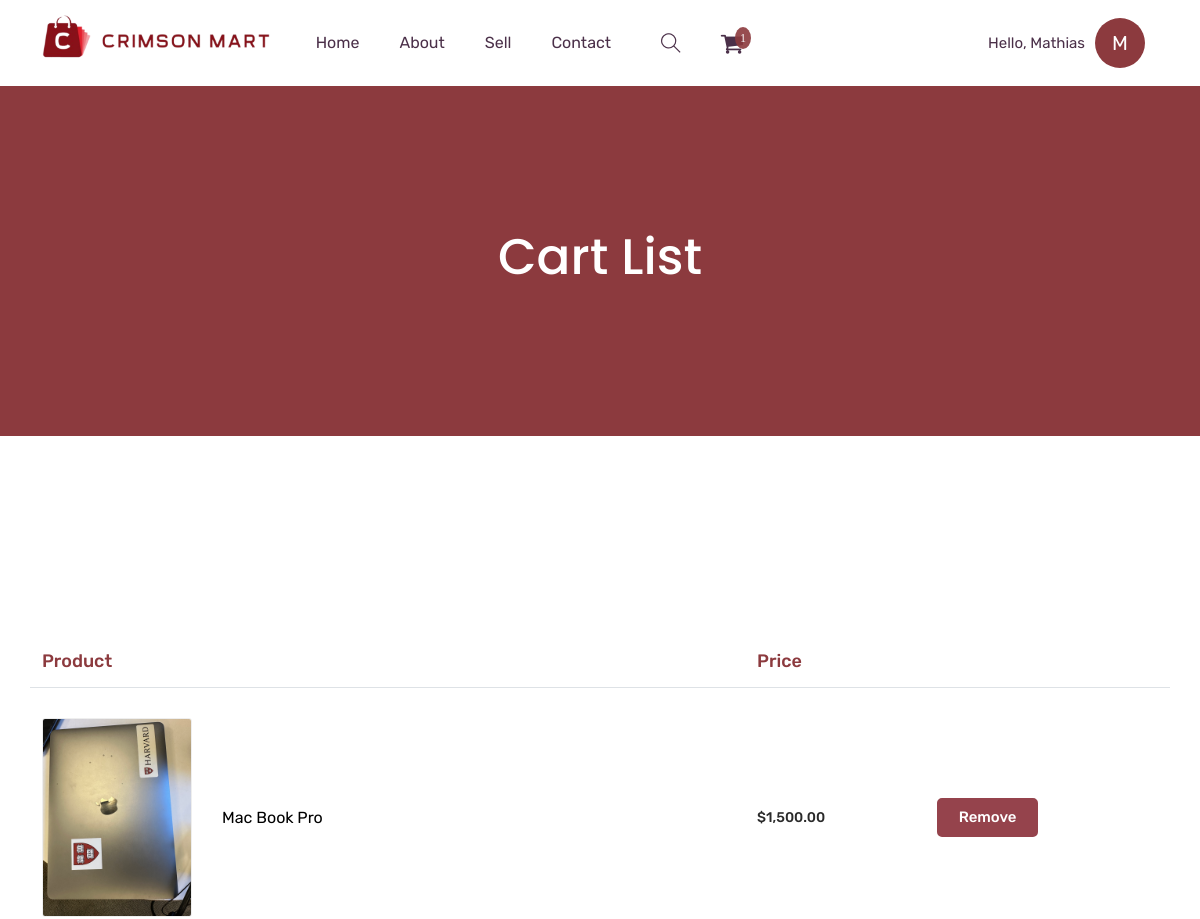
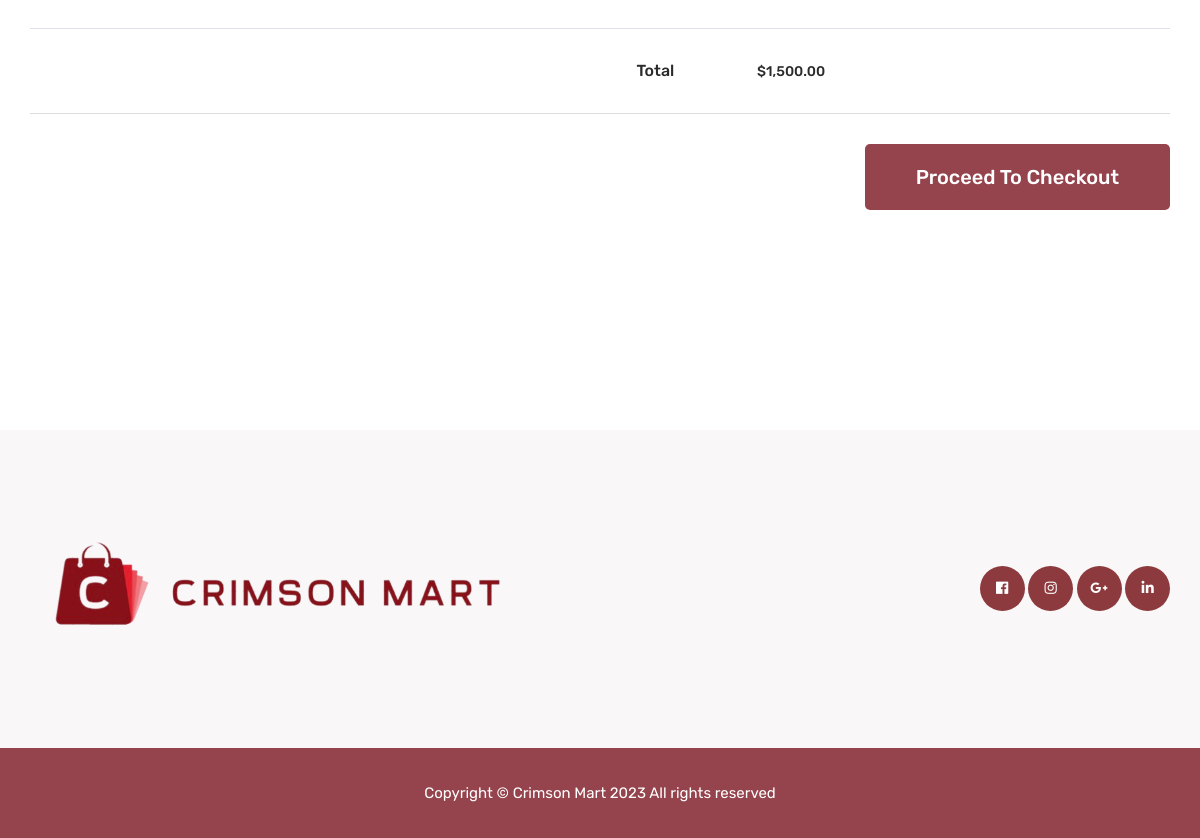
The app's page /cart (signed in) with its own data (2 pictures, top to bottom).
### tables this page shows
CREATE TABLE users (
    id INTEGER PRIMARY KEY,
    first_name TEXT,
    last_name TEXT,
    username TEXT,
    password TEXT,
    email TEXT
, 'number' INTEGER);

CREATE TABLE 'cart' ('id' INTEGER PRIMARY KEY AUTOINCREMENT NOT NULL, 'product_id' INTEGER, 'product_name' TEXT, 'product_image' TEXT, 'product_price' INTEGER, 'user_id' INTEGER);

### app.py (the view)
@app.route("/cart")
@login_required
def cart():
    user_id = session["user_id"]
    """Show Cart Page"""
    user_data = db.execute(
        "SELECT * FROM users WHERE id = ?",
        user_id
          )
    product_data = db.execute(
        "SELECT * FROM cart WHERE user_id = ?",
        user_id
          )
    cart_count_db = db.execute("SELECT COUNT(*) FROM cart WHERE user_id=?", user_id)
    cart_count = cart_count_db[0]["COUNT(*)"]
    total_price_db = db.execute(
        "SELECT SUM(product_price) FROM cart WHERE user_id = ?",
        user_id
          )
    total_price = total_price_db[0]["SUM(product_price)"]
    return render_template("cart.html", user_data=user_data,product_data=product_data, cart_count=cart_count,total_price = total_price)

### app.py (called while the page is built)
@app.after_request
def after_request(response):
    response.headers["Cache-Control"] = "no-cache, no-store, must-revalidate"
    response.headers["Expires"] = 0
    response.headers["Pragma"] = "no-cache"
    return response

### helpers.py (called while the page is built)
def login_required(f):
    @wraps(f)
    def decorated_function(*args, **kwargs):
        if session.get("user_id") is None:
            return redirect("/login")
        return f(*args, **kwargs)
    return decorated_function

def usd(value):
    return f"${value:,.2f}"

### templates/cart.html (shortened to what this page needs)
{% extends "layout.html" %}
{% block main %}
    <section class="breadcrumb_part">
        <div class="container">
            <div class="row">
                <div class="col-lg-12">
                    <div class="breadcrumb_iner">
                        <h2>cart list</h2>
                    </div>
                </div>
            </div>
        </div>
    </section>
  <section class="cart_area section_padding">
    <div class="container">
      <div class="cart_inner">
        <div class="table-responsive">
          <table class="table">
            <thead>
              <tr>
                <th style="font-size: 18px; color:#8c3a3e;" scope="col">Product</th>
                <th scope="col"></th>
                <th style="font-size: 18px; color:#8c3a3e;" scope="col">Price</th>
                <th scope="col"></th>
              </tr>
            </thead>
            {%for product in product_data%}
            <tbody>
              <tr>
                <td>
                  <div class="media">
                    <div class="d-flex">
                      <img src="{{product.product_image}}" alt="" />
                    </div>
                    <div class="media-body">
                      <p style="font-size: 16px; color:black;">{{product.product_name}}</p>
                    </div>
                  </div>
                </td>
                <td>
                </td>
                <td>
                  <h5>{{product.product_price | usd}}</h5>
                </td>
                <td>
                  <form action="/delete" method="post">
                  <button value="{{product.id}}" class="del_btn" name="product_key">Remove</button>
                  </form>
                </td>
              </tr>
              {%endfor%}
              {%if total_price is not none %}
              <tr>
                <td><h5></h5></td>
                <td><h5 style="font-size: 16px";>Total</h5></td>
                <td><h5>{{total_price | usd}} </h5></td>
                <td></td>
              </tr>
              {%endif%}
            </tbody>
          </table>
          <div class="checkout_btn_inner float-right">
            {%if total_price is not none %}
            <form action="/checkout" method="get">
            <button class="btn_1 checkout_btn_1">Proceed to checkout</button>
            {%endif%}
            </form>
          </div>
        </div>
      </div>
  </section>
    <footer class="footer_part">
        <div class="footer_iner section_bg">
            <div class="container">
                <div class="row justify-content-between align-items-center">
                    <div class="col-lg-8">
                        <div class="footer_menu">
                            <div class="footer_logo">
                                <a href="index.html"><img src="/static/img/logo.png" alt="#"></a>
                            </div>
                        </div>
                    </div>
                    <div class="col-lg-4">
                        <div class="social_icon">
                            <a href="#"><i class="fab fa-facebook-f"></i></a>
                            <a href="#"><i class="fab fa-instagram"></i></a>
                            <a href="#"><i class="fab fa-google-plus-g"></i></a>
                            <a href="#"><i class="fab fa-linkedin-in"></i></a>
                        </div>
                    </div>
                </div>
            </div>
        </div>
{% endblock %}

### templates/layout.html (shortened to what this page needs)
<!doctype html>
<html lang="zxx">
<head>
    <link rel="stylesheet" href="../static/css/bootstrap.min.css">
    <link rel="stylesheet" href="../static/css/animate.css">
    <link rel="stylesheet" href="../static/css/owl.carousel.min.css">
    <link rel="stylesheet" href="../static/css/all.css">
    <link rel="stylesheet" href="../static/css/flaticon.css">
    <link rel="stylesheet" href="../static/css/themify-icons.css">
    <link rel="stylesheet" href="../static/css/magnific-popup.css">
    <link rel="stylesheet" href="../static/css/slick.css">
    <link rel="stylesheet" href="../static/css/style.css">
    <link rel="stylesheet" href="https://cdnjs.cloudflare.com/ajax/libs/font-awesome/4.7.0/css/font-awesome.min.css">
</head>
<body>
    <header class="main_menu home_menu">
        <div class="container">
            <div class="row align-items-center justify-content-center">
                <div class="col-lg-12">
                    <nav class="navbar navbar-expand-lg navbar-light">
                        <a class="navbar-brand" href="/"> <img src="/static/img/logo.png" alt="logo"> </a>
                        <div class="collapse navbar-collapse main-menu-item" id="navbarSupportedContent">
                            <ul class="navbar-nav">
                                <li class="nav-item">
                                    <a class="nav-link" href="/">Home</a>
                                </li>
                                <li class="nav-item">
                                    <a class="nav-link" href="/about">about</a>
                                </li>
                                <li class="nav-item">
                                    <a class="nav-link" href="/sell" >
                                        Sell
                                    </a>
                                </li>
                                <li class="nav-item">
                                    <a class="nav-link" href="/contact">Contact</a>
                                </li>
                            </ul>
                        </div>
                        <div class="hearer_icon d-flex align-items-center">
                            <a id="search_1" href="javascript:void(0)"><i class="ti-search"></i></a>
                            <a href="/cart">
                                <i class="fa badge" style="font-size:24px" value={{cart_count}}>&#xf07a;</i>
                            </a>
                        </div>
                        <div class="container justify-content-end">
                            <span class="greeting">Hello,
                            {%for user in user_data%}
                            {%set firstname = user.first_name%}
                            {%set lastname = user.last_name%}
                            {%set first_character = firstname[0]%}
                            {{firstname}}
                            </span>
                            <div class="dropdown">
                              <div class="circular-div " id="userDropdown" role="button" data-toggle="dropdown" aria-haspopup="true" aria-expanded="false">
                                {{first_character}}
                              </div>
                                <span class="dropdown-item">{{firstname}} {{lastname}}{%endfor%}</span>
                            </div>
                          </div>
                    </nav>
                </div>
            </div>
        </div>
    </header>
    {% block main %}{% endblock %}
    <footer class="footer_part">
        <div class="copyright_part ">
            <div class="container d-flex justify-content-center align-items-center ">
                <div class="row ">
                    <div class="col-lg-12">
                        <div class="copyright_text">
                            <P>
                          Copyright &copy; Crimson Mart 2023 All rights reserved
                            </P>
                        </div>
                    </div>
                </div>
            </div>
        </div>
    </footer>
</body>
</html>

### static/css/all.css (style rules this page uses)
.fa, .fas, .far, .fal, .fab { -moz-osx-font-smoothing: grayscale; -webkit-font-smoothing: antialiased; display: inline-block; font-style: normal; font-variant: normal; text-rendering: auto; line-height: 1; }
.fa-facebook-f:before { content: "\f39e"; }
.fa-google-plus-g:before { content: "\f0d5"; }
.fa-instagram:before { content: "\f16d"; }
.fa-linkedin-in:before { content: "\f0e1"; }
.fab { font-family: 'Font Awesome 5 Brands'; }
.fa, .fas { font-family: 'Font Awesome 5 Free'; font-weight: 900; }

### records on screen
users: first_name "Mathias", first_character "M"
cart: product_image (picture), product_name "Mac Book Pro", product_price "$1,500.00", {{ product.id }} 35 (drawn)

### other values on screen
{{ total_price | usd }} "$1,500.00"
